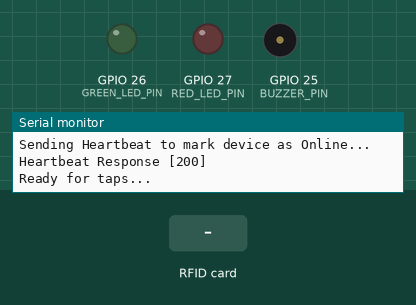
A sketch run on a simulated ESP32. Shown: output pins drawn as LEDs (lit = HIGH), buzzer (waves = sounding, pin HIGH), the last lines printed to the serial monitor. The test bench sets the inputs (shaded band). WiFi joins after 1.5 s; servers stay silent unless stated; uploads are accepted with an empty reply.

Above: at 3.2 s.
3.3 s: RFID card 5E 7A 19 C4 held to the reader
At 3.62 s:
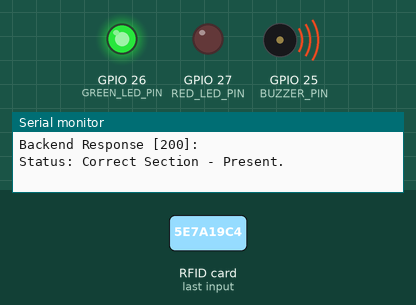
At 4.5 s:
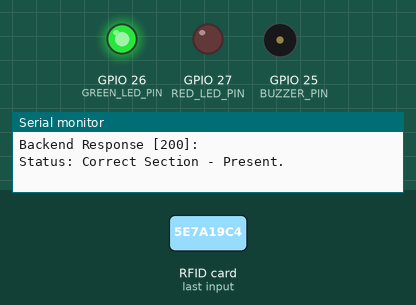
Timing chart, 0 to 8.0 s (numbered marks = the images above; inputs shaded):
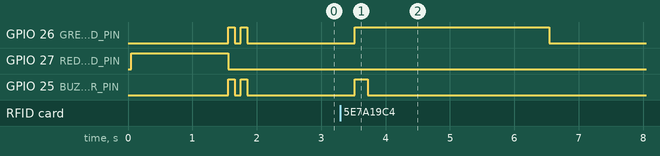

The sketch:

firmware.ino
```cpp
#include <Arduino.h>
#include <HTTPClient.h>
#include <MFRC522.h>
#include <SPI.h>
#include <WiFiManager.h>
#include <WiFiClientSecure.h>

// Backend API Configuration
const char *BACKEND_URL =
    "https://tapid-14ao.onrender.com/api/attendance/record";
const char *HEARTBEAT_URL =
    "https://tapid-14ao.onrender.com/api/devices/heartbeat";
const char *DEVICE_API_KEY = "tapid-esp32-device-key-2026";

// Pin Definitions for ESP32
#define RST_PIN 22
#define SS_PIN 21
#define GREEN_LED_PIN 26
#define RED_LED_PIN 27
#define BUZZER_PIN 25

MFRC522 mfrc522(SS_PIN, RST_PIN);

unsigned long lastTapTime = 0;
String lastTapUID = "";
const unsigned long TAP_COOLDOWN = 3000; // 3 seconds

enum TapResult { CORRECT_SECTION, WRONG_SECTION, UNKNOWN };

TapResult checkStudent(String uid, bool isProxy = false);

void sendHeartbeat() {
  if (WiFi.status() != WL_CONNECTED) return;

  WiFiClientSecure client;
  client.setInsecure();

  HTTPClient http;
  http.setFollowRedirects(HTTPC_STRICT_FOLLOW_REDIRECTS);
  http.begin(client, HEARTBEAT_URL);
  http.addHeader("Content-Type", "application/json");
  http.addHeader("X-Device-Key", DEVICE_API_KEY);

  String macAddress = WiFi.macAddress();
  String jsonBody = "{\"mac_address\":\"" + macAddress + "\"}";

  Serial.println("Sending Heartbeat to mark device as Online...");
  int httpResponseCode = http.POST(jsonBody);
  Serial.print("Heartbeat Response [");
  Serial.print(httpResponseCode);
  Serial.println("]");
  http.end();
}

// Authenticate and record attendance via Node.js Backend connected to Aiven
TapResult checkStudent(String uid, bool isProxy) {
  if (WiFi.status() != WL_CONNECTED) {
    Serial.println("Error: WiFi not connected");
    return UNKNOWN;
  }

  // Use WiFiClientSecure to handle HTTPS for Render
  WiFiClientSecure client;
  client.setInsecure(); // Ignore SSL certificate validation for simplicity

  HTTPClient http;
  // Follow redirects just in case
  http.setFollowRedirects(HTTPC_STRICT_FOLLOW_REDIRECTS);
  http.begin(client, BACKEND_URL);
  http.addHeader("Content-Type", "application/json");
  http.addHeader("X-Device-Key", DEVICE_API_KEY);

  String macAddress = WiFi.macAddress();
  String jsonBody =
      "{\"rfid_uid\":\"" + uid + "\", \"mac_address\":\"" + macAddress + "\"";
  if (isProxy) {
    jsonBody += ", \"is_proxy\": true";
  }
  jsonBody += "}";

  Serial.println("Sending to backend: " + jsonBody);

  int httpResponseCode = http.POST(jsonBody);
  String payload = http.getString();
  http.end();

  Serial.print("Backend Response [");
  Serial.print(httpResponseCode);
  Serial.print("]: ");
  Serial.println(payload);

  if (isProxy)
    return UNKNOWN; // Proxy indication is handled separately

  if (httpResponseCode >= 200 && httpResponseCode < 300) {
    if (payload.indexOf("\"status\":\"wrong_section\"") > 0 ||
        payload.indexOf("wrong_section") > 0) {
      return WRONG_SECTION;
    }
    return CORRECT_SECTION;
  } else if (httpResponseCode == 400 && payload.indexOf("wrong_section") > 0) {
    return WRONG_SECTION;
  } else {
    return UNKNOWN;
  }
}

// Indicator State Machine variables
enum IndicatorState { IDLE, CORRECT, WRONG, UNKNOWN_STATE, PROXY };

void setIndicatorState(IndicatorState newState);

IndicatorState currentState = IDLE;
unsigned long stateStartTime = 0;

// Initialize indicators state
void setIndicatorState(IndicatorState newState) {
  currentState = newState;
  stateStartTime = millis();

  // Turn off all initially
  digitalWrite(GREEN_LED_PIN, LOW);
  digitalWrite(RED_LED_PIN, LOW);
  digitalWrite(BUZZER_PIN, LOW);
}

// Non-blocking indicator handling
void handleIndicators() {
  if (currentState == IDLE)
    return;

  unsigned long now = millis();
  unsigned long elapsed = now - stateStartTime;

  // All states reset after 3 seconds
  if (elapsed >= 3000) {
    setIndicatorState(IDLE);
    return;
  }

  switch (currentState) {
  case CORRECT:
    // Green LED blink (or stay on) + 1 beep
    // Blink green and beep for first 200ms
    digitalWrite(GREEN_LED_PIN, HIGH);
    if (elapsed < 200) {
      digitalWrite(BUZZER_PIN, HIGH);
    } else {
      digitalWrite(BUZZER_PIN, LOW);
    }
    break;

  case WRONG:
    // Red LED blink + 3 beeps (each beep 150ms on, 150ms off)
    if (elapsed < 900) {
      int cycle = elapsed / 150;
      if (cycle % 2 == 0) { // On state for blink and beep
        digitalWrite(RED_LED_PIN, HIGH);
        digitalWrite(BUZZER_PIN, HIGH);
      } else { // Off state
        digitalWrite(RED_LED_PIN, LOW);
        digitalWrite(BUZZER_PIN, LOW);
      }
    } else {
      // Red LED stays on to indicate invalid until 3s
      digitalWrite(RED_LED_PIN, HIGH);
      digitalWrite(BUZZER_PIN, LOW);
    }
    break;

  case UNKNOWN_STATE:
    // Red LED on + Error beep (1s long beep)
    digitalWrite(RED_LED_PIN, HIGH);
    if (elapsed < 1000) {
      digitalWrite(BUZZER_PIN, HIGH);
    } else {
      digitalWrite(BUZZER_PIN, LOW);
    }
    break;

  case PROXY:
    // Special warning pattern: Rapid blink both LEDs and fast beep
    if ((elapsed / 100) % 2 == 0) {
      digitalWrite(GREEN_LED_PIN, HIGH);
      digitalWrite(RED_LED_PIN, HIGH);
      digitalWrite(BUZZER_PIN, HIGH);
    } else {
      digitalWrite(GREEN_LED_PIN, LOW);
      digitalWrite(RED_LED_PIN, LOW);
      digitalWrite(BUZZER_PIN, LOW);
    }
    break;

  case IDLE:
    // Keep red light on if WiFi is disconnected
    if (WiFi.status() != WL_CONNECTED) {
      digitalWrite(RED_LED_PIN, HIGH);
    } else {
      digitalWrite(RED_LED_PIN, LOW);
    }
    break;
  }
}

// Helper to convert UID to string
String getUIDString() {
  String uidStr = "";
  for (byte i = 0; i < mfrc522.uid.size; i++) {
    uidStr += String(mfrc522.uid.uidByte[i] < 0x10 ? "0" : "");
    uidStr += String(mfrc522.uid.uidByte[i], HEX);
  }
  uidStr.toUpperCase();
  return uidStr;
}

void setup() {
  Serial.begin(115200);
  SPI.begin();
  mfrc522.PCD_Init();

  pinMode(GREEN_LED_PIN, OUTPUT);
  pinMode(RED_LED_PIN, OUTPUT);
  pinMode(BUZZER_PIN, OUTPUT);

  // Ensure everything is off initially
  digitalWrite(GREEN_LED_PIN, LOW);
  digitalWrite(RED_LED_PIN, LOW);
  digitalWrite(BUZZER_PIN, LOW);

  Serial.println("TapID Firmware Initialized.");

  Serial.println("Starting WiFi connection...");
  digitalWrite(RED_LED_PIN, HIGH); // Turn red light on while not connected
  WiFiManager wifiManager;
  // If no known WiFi credentials exist, it starts an Access Point named
  // "TapID_Setup"
  if (!wifiManager.autoConnect("TapID_Setup")) {
    Serial.println("Failed to connect to WiFi and hit timeout. Restarting...");
    delay(3000);
    ESP.restart();
    delay(5000);
  }

  Serial.println("\nWiFi connected successfully!");

  // Turn off the red "disconnected" LED
  digitalWrite(RED_LED_PIN, LOW);

  // Happy double-beep with Green LED to indicate WiFi connection
  digitalWrite(GREEN_LED_PIN, HIGH);
  digitalWrite(BUZZER_PIN, HIGH);
  delay(100);
  digitalWrite(GREEN_LED_PIN, LOW);
  digitalWrite(BUZZER_PIN, LOW);
  delay(100);
  digitalWrite(GREEN_LED_PIN, HIGH);
  digitalWrite(BUZZER_PIN, HIGH);
  delay(100);
  digitalWrite(GREEN_LED_PIN, LOW);
  digitalWrite(BUZZER_PIN, LOW);
  Serial.print("IP Address: ");
  Serial.println(WiFi.localIP());

  // Notify backend that this hardware is online
  sendHeartbeat();

  Serial.println("Ready for taps...");
}

unsigned long lastHeartbeatTime = 0;
const unsigned long HEARTBEAT_INTERVAL = 15000; // 15 seconds

void loop() {
  // Always handle non-blocking indicators
  handleIndicators();

  // Periodic heartbeat to keep device online
  unsigned long now = millis();
  if (now - lastHeartbeatTime >= HEARTBEAT_INTERVAL) {
    sendHeartbeat();
    lastHeartbeatTime = now;
  }

  // Look for new cards
  if (!mfrc522.PICC_IsNewCardPresent() || !mfrc522.PICC_ReadCardSerial()) {
    return;
  }

  String currentUID = getUIDString();

  // Logic: Two different IDs within 3 seconds -> Proxy detected
  // Logic: Duplicate tap -> Don't mark attendance again
  if (now - lastTapTime <= TAP_COOLDOWN) {
    if (currentUID == lastTapUID) {
      Serial.println("Duplicate tap. Ignored.");
      mfrc522.PICC_HaltA(); // Halt PICC so it doesn't trigger repeatedly in one
                            // tap
      return;
    } else {
      Serial.println(
          "WARNING: Proxy detected! Two different IDs tapped within 3s.");
      setIndicatorState(PROXY);
      lastTapTime = now;
      lastTapUID = currentUID;

      // Log proxy attempt to backend
      checkStudent(currentUID, true);

      mfrc522.PICC_HaltA();
      return;
    }
  }

  // Normal tap processing for a valid >3s gap tap
  lastTapTime = now;
  lastTapUID = currentUID;

  Serial.print("Scanned ID: ");
  Serial.println(currentUID);

  // Check the student status
  TapResult result = checkStudent(currentUID);

  switch (result) {
  case CORRECT_SECTION:
    Serial.println("Status: Correct Section - Present.");
    setIndicatorState(CORRECT);
    break;
  case WRONG_SECTION:
    Serial.println("Status: Wrong Section - Invalid.");
    setIndicatorState(WRONG);
    break;
  case UNKNOWN:
    Serial.println("Status: Unknown/Unassigned ID. Logging attempt.");
    // TODO: Log attempt to backend
    setIndicatorState(UNKNOWN_STATE);
    break;
  }

  // Halt PICC to stop reading the same card if held on reader
  mfrc522.PICC_HaltA();
}
```

Measured:
- after the input at 3.3 s, GPIO 26 (GREEN_LED_PIN): LOW → HIGH after 0.22 s, → LOW 3.0 s later; GPIO 25 (BUZZER_PIN): LOW → HIGH after 0.22 s, → LOW 0.20 s later
